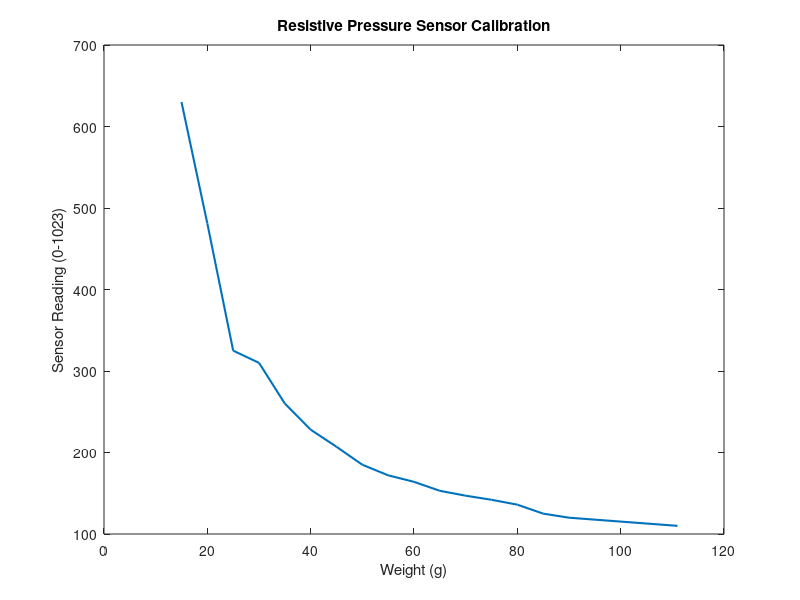
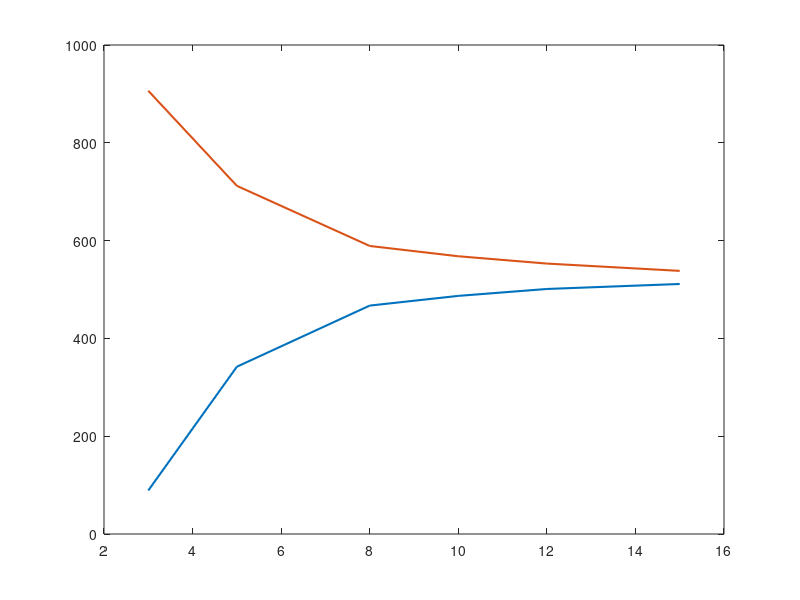

Reproduce these figures in MATLAB, in order. (Note: this script raises an error after producing the figures.)
clc 
close all

hall_effect = load("hall_effect_data.csv");
pressure = load("pressure_data.csv");

distance = hall_effect(:, 1);
polarity_1 = hall_effect(:, 2);
polarity_2 = hall_effect(:, 4);

weight = pressure(:, 1);
sensor_reading = pressure(:, 2);

Vref = 5.0;
adc_max = 1023;

polarity_1_adc = polarity_1 / Vref * adc_max;
polarity_2_adc = polarity_2 / Vref * adc_max;
equilibrium_adc = 2.55 / Vref * adc_max;

figure
plot(weight, sensor_reading, "LineWidth", 1.5)
title("Resistive Pressure Sensor Calibration")
xlabel("Weight (g)")
ylabel("Sensor Reading (0-1023)")

figure
plot(distance, polarity_2_adc, "LineWidth", 1.5)
hold on
plot(distance, polarity_1_adc, "LineWidth", 1.5)
yline(equilibrium_adc, "--")
xlabel("Distance (mm)")
ylabel("Sensor Reading (0–1023)")
title("Hall Effect Sensor Calibration (ADC Scale)")
legend("North Side", "South Side", "Equilibrium")
